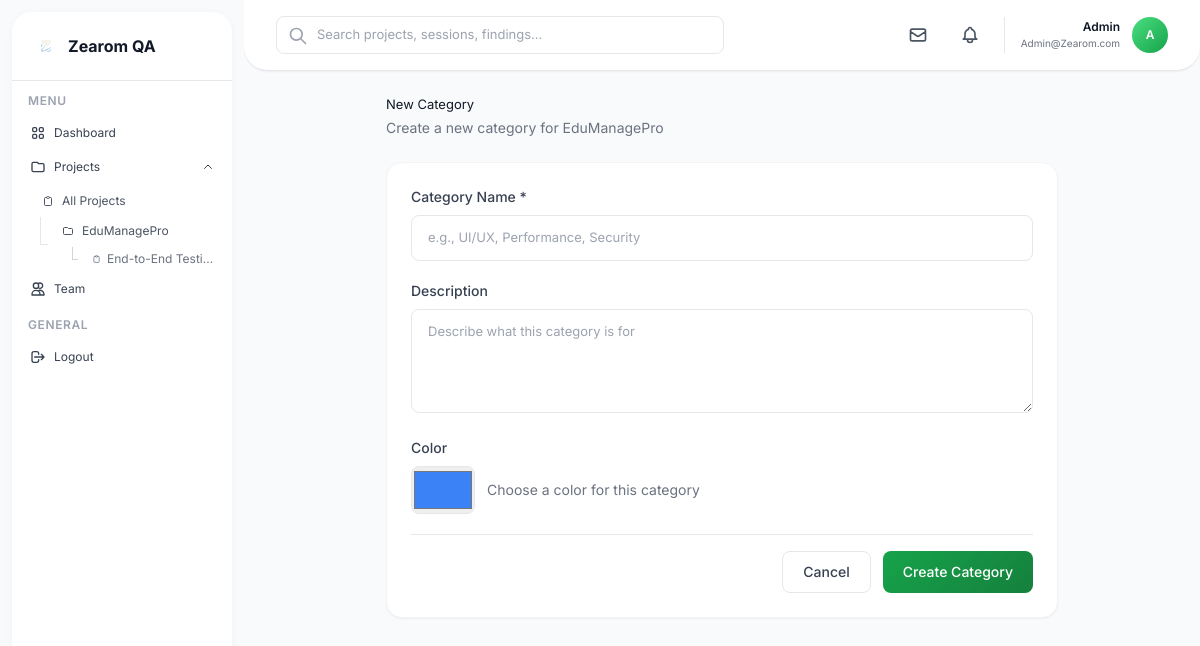
The page /project/1/category/new (signed in) on the database its author committed.
### app.py (models this page shows)
class Project(db.Model):
    id = db.Column(db.Integer, primary_key=True)
    name = db.Column(db.String(200), nullable=False)
    description = db.Column(db.Text)
    created_by = db.Column(db.Integer, db.ForeignKey('user.id'), nullable=False)
    created_at = db.Column(db.DateTime, default=datetime.utcnow)
    updated_at = db.Column(db.DateTime, default=datetime.utcnow, onupdate=datetime.utcnow)
    sessions = db.relationship('TestingSession', backref='project', lazy=True, cascade='all, delete-orphan')
    categories = db.relationship('Category', backref='project', lazy=True, cascade='all, delete-orphan')

class TestingSession(db.Model):
    id = db.Column(db.Integer, primary_key=True)
    name = db.Column(db.String(200), nullable=False)
    description = db.Column(db.Text)
    status = db.Column(db.String(50), default='Active')
    project_id = db.Column(db.Integer, db.ForeignKey('project.id'), nullable=False)
    created_at = db.Column(db.DateTime, default=datetime.utcnow)
    updated_at = db.Column(db.DateTime, default=datetime.utcnow, onupdate=datetime.utcnow)
    findings = db.relationship('Finding', backref='session', lazy=True, cascade='all, delete-orphan')

class User(UserMixin, db.Model):
    id = db.Column(db.Integer, primary_key=True)
    email = db.Column(db.String(150), unique=True, nullable=False)
    password = db.Column(db.String(200))
    name = db.Column(db.String(100))
    is_google_user = db.Column(db.Boolean, default=False)
    is_active = db.Column(db.Boolean, default=True)
    created_at = db.Column(db.DateTime, default=datetime.utcnow)
    projects = db.relationship('Project', backref='creator', lazy=True)
    categories = db.relationship('Category', backref='creator', lazy=True)
    findings = db.relationship('Finding', foreign_keys='Finding.created_by', backref='creator', lazy=True)
    status_updates = db.relationship('Finding', foreign_keys='Finding.status_updated_by', backref='status_updater',
                                     lazy=True)

### app.py (the view, shortened to what this page needs)
@app.route('/project/<int:project_id>/category/new', methods=['GET', 'POST'])
@login_required
def new_category(project_id):
    project = Project.query.get_or_404(project_id)
    return render_template('category_form.html', project=project)

### templates/category_form.html (shortened to what this page needs)
{% extends "base.html" %}
{% block content %}
<div class="max-w-2xl mx-auto">
    <div class="mb-6">
        <h1 class="text-gray-900 mb-1">{% if category %}Edit{% else %}New{% endif %} Category</h1>
        <p class="text-sm text-gray-500">{% if category %}Update category details{% else %}Create a new category for {{ project.name }}{% endif %}</p>
    </div>
    <div class="bg-white rounded-2xl shadow-sm border border-gray-100 p-6">
        <form method="POST">
            <div class="space-y-5">
                <div>
                    <label class="block text-sm font-medium text-gray-700 mb-2">Category Name *</label>
                    <input type="text" name="name" required
                           value="{{ category.name if category else '' }}"
                           class="w-full px-4 py-3 border border-gray-200 rounded-lg focus:outline-none focus:ring-2 focus:ring-green-500 focus:border-transparent"
                           placeholder="e.g., UI/UX, Performance, Security">
                </div>
                <div>
                    <label class="block text-sm font-medium text-gray-700 mb-2">Description</label>
                    <textarea name="description" rows="4"
                              class="w-full px-4 py-3 border border-gray-200 rounded-lg focus:outline-none focus:ring-2 focus:ring-green-500 focus:border-transparent"
                              placeholder="Describe what this category is for">{{ category.description if category else '' }}</textarea>
                </div>
                <div>
                    <label class="block text-sm font-medium text-gray-700 mb-2">Color</label>
                    <div class="flex items-center space-x-3">
                        <input type="color" name="color"
                               value="{{ category.color if category else '#3B82F6' }}"
                               class="w-16 h-12 border border-gray-200 rounded-lg cursor-pointer">
                        <span class="text-sm text-gray-500">Choose a color for this category</span>
                    </div>
                </div>
                <div class="flex justify-end space-x-3 pt-4 border-t">
                    <a href="{{ url_for('project_detail', project_id=project.id) }}"
                       class="px-5 py-2.5 border border-gray-200 rounded-lg text-sm font-medium text-gray-700 hover:bg-gray-50">
                        Cancel
                    </a>
                    <button type="submit" class="btn-primary text-white px-5 py-2.5 rounded-lg text-sm font-medium">
                        {% if category %}Update{% else %}Create{% endif %} Category
                    </button>
                </div>
            </div>
        </form>
    </div>
</div>
{% endblock %}

### templates/base.html (shortened to what this page needs)
<!DOCTYPE html>
<html lang="en">
<head>
    <script src="https://cdn.tailwindcss.com"></script>
</head>
<body class="bg-gray-50">
    <div class="flex h-screen overflow-hidden">
        <aside id="sidebar" class="sidebar-container flex flex-col")
            <div class="p-5 border-b border-gray-200">
                <a href="{{ url_for('dashboard') }}" class="flex items-center space-x-2">
                    <img src="{{ url_for('static', filename='img/logo.png') }}"
                         alt="Zearom QA Logo"
                         class="w-7 h-7 rounded-full object-cover"
                         onerror="this.style.display='none'; this.nextElementSibling.style.display='flex';">
                    <span class="font-bold text-base text-gray-900">Zearom QA</span>
                </a>
            </div>
            <div class="flex-1 overflow-y-auto py-3">
                <div class="px-2 mb-3">
                    <p class="text-xs font-semibold text-gray-400 uppercase tracking-wider mb-2 px-2">Menu</p>
                    <nav class="space-y-0.5">
                        <a href="{{ url_for('dashboard') }}" class="sidebar-item flex items-center px-2.5 py-2 text-xs rounded-lg {% if request.endpoint == 'dashboard' %}active text-green-700 font-medium{% else %}text-gray-700{% endif %}">
                            Dashboard
                        </a>
                        <div>
                            <button onclick="toggleProjectsDropdown()" class="sidebar-item flex items-center justify-between w-full px-2.5 py-2 text-xs rounded-lg {% if request.endpoint in ['projects', 'project_detail', 'session_detail'] %}active text-green-700 font-medium{% else %}text-gray-700{% endif %}">
                                <div class="flex items-center">
                                    <svg class="w-4 h-4 mr-2" fill="none" stroke="currentColor" viewBox="0 0 24 24">
                                        <path stroke-linecap="round" stroke-linejoin="round" stroke-width="2" d="M3 7v10a2 2 0 002 2h14a2 2 0 002-2V9a2 2 0 00-2-2h-6l-2-2H5a2 2 0 00-2 2z"/>
                                    </svg>
                                    Projects
                                </div>
                                <svg id="projectsChevron" class="w-3 h-3 transition-transform" style="transform: rotate(180deg);" fill="none" stroke="currentColor" viewBox="0 0 24 24">
                                    <path stroke-linecap="round" stroke-linejoin="round" stroke-width="2" d="M19 9l-7 7-7-7"/>
                                </svg>
                            </button>
                            <div id="projectsDropdown" class="projects-dropdown open mt-1">
                                <div class="ml-3 space-y-0.5">
                                    <a href="{{ url_for('projects') }}" class="sidebar-item flex items-center px-2.5 py-1.5 text-xs rounded-lg text-gray-600 hover:text-gray-900">
                                        <svg class="w-3 h-3 mr-2" fill="none" stroke="currentColor" viewBox="0 0 24 24">
                                            <path stroke-linecap="round" stroke-linejoin="round" stroke-width="2" d="M9 5H7a2 2 0 00-2 2v12a2 2 0 002 2h10a2 2 0 002-2V7a2 2 0 00-2-2h-2M9 5a2 2 0 002 2h2a2 2 0 002-2M9 5a2 2 0 012-2h2a2 2 0 012 2"/>
                                        </svg>
                                        All Projects
                                    </a>
                                    {% if sidebar_recent_projects %}
                                        {% for project in sidebar_recent_projects %}
                                        <div class="tree-line">
                                            <div>
                                                <a href="{{ url_for('project_detail', project_id=project.id) }}"
                                                   class="sidebar-item flex items-center px-2.5 py-1.5 text-xs rounded-lg text-gray-600 hover:text-gray-900 ">
                                                    <svg class="w-3 h-3 mr-2" fill="none" stroke="currentColor" viewBox="0 0 24 24">
                                                        <path stroke-linecap="round" stroke-linejoin="round" stroke-width="2" d="M3 7v10a2 2 0 002 2h14a2 2 0 002-2V9a2 2 0 00-2-2h-6l-2-2H5a2 2 0 00-2 2z"/>
                                                    </svg>
                                                    <span class="truncate">{{ project.name[:20] }}{% if project.name|length > 20 %}...{% endif %}</span>
                                                </a>
                                                {% set sorted_sessions = project.sessions|sort(attribute='updated_at', reverse=True) %}
                                                {% if sorted_sessions %}
                                                <div class="ml-3 mt-0.5 space-y-0.5">
                                                    {% for session in sorted_sessions %}
                                                    {% if loop.index <= 3 %}
                                                    <div class="session-tree-line">
                                                        <a href="{{ url_for('session_detail', session_id=session.id) }}"
                                                           class="sidebar-item flex items-center px-2 py-1 text-xs rounded-lg text-gray-500 hover:text-gray-900 ">
                                                            <svg class="w-2.5 h-2.5 mr-1.5" fill="none" stroke="currentColor" viewBox="0 0 24 24">
                                                                <path stroke-linecap="round" stroke-linejoin="round" stroke-width="2" d="M9 5H7a2 2 0 00-2 2v12a2 2 0 002 2h10a2 2 0 002-2V7a2 2 0 00-2-2h-2M9 5a2 2 0 002 2h2a2 2 0 002-2M9 5a2 2 0 012-2h2a2 2 0 012 2"/>
                                                            </svg>
                                                            <span class="truncate">{{ session.name[:18] }}{% if session.name|length > 18 %}...{% endif %}</span>
                                                        </a>
                                                    </div>
                                                    {% endif %}
                                                    {% endfor %}
                                                </div>
                                                {% endif %}
                                            </div>
                                        </div>
                                        {% endfor %}
                                    {% endif %}
                                </div>
                            </div>
                        </div>
                        <a href="{{ url_for('users') }}" class="sidebar-item flex items-center px-2.5 py-2 text-xs rounded-lg {% if request.endpoint == 'users' %}active text-green-700 font-medium{% else %}text-gray-700{% endif %}">
                            <svg class="w-4 h-4 mr-2" fill="none" stroke="currentColor" viewBox="0 0 24 24">
                                <path stroke-linecap="round" stroke-linejoin="round" stroke-width="2" d="M12 4.354a4 4 0 110 5.292M15 21H3v-1a6 6 0 0112 0v1zm0 0h6v-1a6 6 0 00-9-5.197M13 7a4 4 0 11-8 0 4 4 0 018 0z"/>
                            </svg>
                            Team
                        </a>
                    </nav>
                </div>
                <div class="px-2">
                    <p class="text-xs font-semibold text-gray-400 uppercase tracking-wider mb-2 px-2">General</p>
                    <nav class="space-y-0.5">
                        <a href="{{ url_for('logout') }}" class="sidebar-item flex items-center px-2.5 py-2 text-xs rounded-lg text-gray-700">
                            <svg class="w-4 h-4 mr-2" fill="none" stroke="currentColor" viewBox="0 0 24 24">
                                <path stroke-linecap="round" stroke-linejoin="round" stroke-width="2" d="M17 16l4-4m0 0l-4-4m4 4H7m6 4v1a3 3 0 01-3 3H6a3 3 0 01-3-3V7a3 3 0 013-3h4a3 3 0 013 3v1"/>
                            </svg>
                            Logout
                        </a>
                    </nav>
                </div>
            </div>
        </aside>
        <main class="flex-1 overflow-y-auto">
            <header class="bg-white border-b border-gray-200 sticky top-0 z-10 navbar-curved shadow-sm">
                <div class="flex items-center justify-between px-4 md:px-8 py-4">
                    <div class="flex items-center flex-1">
                        <div class="desktop-search relative max-w-md w-full">
                            <input type="text"
                                   id="globalSearch"
                                   placeholder="Search projects, sessions, findings..."
                                   class="w-full pl-10 pr-4 py-2 border border-gray-200 rounded-lg focus:outline-none focus:ring-2 focus:ring-green-500 focus:border-transparent"
                                   autocomplete="off">
                            <svg class="w-5 h-5 absolute left-3 top-2.5 text-gray-400" fill="none" stroke="currentColor" viewBox="0 0 24 24">
                                <path stroke-linecap="round" stroke-linejoin="round" stroke-width="2" d="M21 21l-6-6m2-5a7 7 0 11-14 0 7 7 0 0114 0z"/>
                            </svg>
                        </div>
                    </div>
                    <div class="flex items-center space-x-2 md:space-x-4">
                        <button class="p-2 hover:bg-gray-100 rounded-lg transition hidden sm:block">
                            <svg class="w-5 h-5 text-gray-600" fill="none" stroke="currentColor" viewBox="0 0 24 24">
                                <path stroke-linecap="round" stroke-linejoin="round" stroke-width="2" d="M3 8l7.89 5.26a2 2 0 002.22 0L21 8M5 19h14a2 2 0 002-2V7a2 2 0 00-2-2H5a2 2 0 00-2 2v10a2 2 0 002 2z"/>
                            </svg>
                        </button>
                        <button class="p-2 hover:bg-gray-100 rounded-lg transition hidden sm:block">
                        </button>
                        <div class="flex items-center space-x-2 md:space-x-3 pl-2 md:pl-4 border-l border-gray-200">
                            <div class="text-right hidden md:block">
                                <p class="text-xs font-semibold text-gray-900">{{ current_user.name or current_user.email.split('@')[0] }}</p>
                                <p class="text-xs text-gray-500" style="font-size: 10px;">{{ current_user.email }}</p>
                            </div>
                            <div class="w-8 h-8 md:w-9 md:h-9 bg-gradient-to-br from-green-400 to-green-600 rounded-full flex items-center justify-center">
                                <span class="text-white font-semibold text-xs">{{ current_user.name[0] if current_user.name else current_user.email[0].upper() }}</span>
                            </div>
                        </div>
                    </div>
                </div>
            </header>
            <div class="px-8 py-6">
                {% block content %}{% endblock %}
            </div>
        </main>
    </div>
</body>
</html>

### rows shown on the page
Project: name "EduManagePro"
TestingSession: name "End-to-End Testi…"
User: name "Admin", email "Admin@Zearom.com", name "A"
